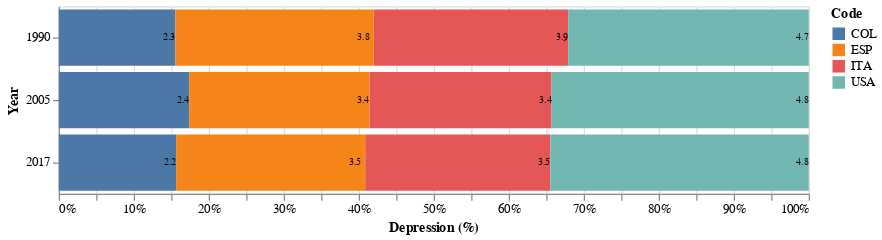

Notebook cell for this chart:
### Code cell
bars = alt.Chart(df_mhd_countries2).mark_bar().encode(
    x=alt.X('Depression (%):Q',
            stack = "normalize"),
    y=alt.Y('Year:N'),
    color=alt.Color('Code')
)
text = alt.Chart(df_mhd_countries2).mark_text(dx=-5, dy=0, color='black',size = 8).encode(
    x=alt.X('Depression (%):Q',
            stack='normalize'),
    y=alt.Y('Year:N'),
    detail='Code:N',
    text=alt.Text('Depression (%):Q', format='.1f')
)
chart = bars + text
chart.properties(
    width=600,
    height=150
)

### Figure 1 — Vega-Lite specification as saved in the notebook (floating-point values rounded to 4 significant figures)
{"config": {"view": {"continuousWidth": 400, "continuousHeight": 300}}, "layer": [{"mark": "bar", "encoding": {"color": {"field": "Code", "type": "nominal"}, "x": {"field": "Depression (%)", "stack": "normalize", "type": "quantitative"}, "y": {"field": "Year", "type": "nominal"}}}, {"mark": {"type": "text", "color": "black", "dx": -5, "dy": 0, "size": 8}, "encoding": {"detail": {"field": "Code", "type": "nominal"}, "text": {"field": "Depression (%)", "format": ".1f", "type": "quantitative"}, "x": {"field": "Depression (%)", "stack": "normalize", "type": "quantitative"}, "y": {"field": "Year", "type": "nominal"}}}], "data": {"name": "data-e408ff042ed70b7bd2c40ff7d31c343b"}, "height": 150, "width": 600, "$schema": "https://vega.github.io/schema/vega-lite/v4.17.0.json", "datasets": {"data-e408ff042ed70b7bd2c40ff7d31c343b": [{"Entity": "Colombia", "Code": "COL", "Year": 1990, "Schizophrenia (%)": 0.198, "Bipolar disorder (%)": 0.7492, "Eating disorders (%)": 0.2098, "Anxiety disorders (%)": 2.618, "Drug use disorders (%)": 0.9484, "Depression (%)": 2.268, "Alcohol use disorders (%)": 1.409}, {"Entity": "Colombia", "Code": "COL", "Year": 2005, "Schizophrenia (%)": 0.2004, "Bipolar disorder (%)": 0.7551, "Eating disorders (%)": 0.2218, "Anxiety disorders (%)": 2.725, "Drug use disorders (%)": 1.034, "Depression (%)": 2.429, "Alcohol use disorders (%)": 1.602}, {"Entity": "Colombia", "Code": "COL", "Year": 2017, "Schizophrenia (%)": 0.2072, "Bipolar disorder (%)": 0.7689, "Eating disorders (%)": 0.2603, "Anxiety disorders (%)": 2.515, "Drug use disorders (%)": 1.076, "Depression (%)": 2.196, "Alcohol use disorders (%)": 1.759}, {"Entity": "Italy", "Code": "ITA", "Year": 1990, "Schizophrenia (%)": 0.2349, "Bipolar disorder (%)": 0.9461, "Eating disorders (%)": 0.5857, "Anxiety disorders (%)": 5.728, "Drug use disorders (%)": 1.247, "Depression (%)": 3.782, "Alcohol use disorders (%)": 0.4584}, {"Entity": "Italy", "Code": "ITA", "Year": 2005, "Schizophrenia (%)": 0.2365, "Bipolar disorder (%)": 0.9446, "Eating disorders (%)": 0.6381, "Anxiety disorders (%)": 5.367, "Drug use disorders (%)": 1.476, "Depression (%)": 3.392, "Alcohol use disorders (%)": 0.4514}, {"Entity": "Italy", "Code": "ITA", "Year": 2017, "Schizophrenia (%)": 0.2362, "Bipolar disorder (%)": 0.9463, "Eating disorders (%)": 0.6268, "Anxiety disorders (%)": 5.626, "Drug use disorders (%)": 1.148, "Depression (%)": 3.464, "Alcohol use disorders (%)": 0.4629}, {"Entity": "Spain", "Code": "ESP", "Year": 1990, "Schizophrenia (%)": 0.2795, "Bipolar disorder (%)": 0.9556, "Eating disorders (%)": 0.5744, "Anxiety disorders (%)": 5.071, "Drug use disorders (%)": 1.164, "Depression (%)": 3.858, "Alcohol use disorders (%)": 0.822}, {"Entity": "Spain", "Code": "ESP", "Year": 2005, "Schizophrenia (%)": 0.2805, "Bipolar disorder (%)": 0.9782, "Eating disorders (%)": 0.6705, "Anxiety disorders (%)": 5.076, "Drug use disorders (%)": 1.428, "Depression (%)": 3.359, "Alcohol use disorders (%)": 0.8387}, {"Entity": "Spain", "Code": "ESP", "Year": 2017, "Schizophrenia (%)": 0.2815, "Bipolar disorder (%)": 0.9769, "Eating disorders (%)": 0.7306, "Anxiety disorders (%)": 5.28, "Drug use disorders (%)": 1.469, "Depression (%)": 3.538, "Alcohol use disorders (%)": 0.885}, {"Entity": "United States", "Code": "USA", "Year": 1990, "Schizophrenia (%)": 0.3409, "Bipolar disorder (%)": 0.6537, "Eating disorders (%)": 0.4687, "Anxiety disorders (%)": 6.577, "Drug use disorders (%)": 2.368, "Depression (%)": 4.678, "Alcohol use disorders (%)": 2.174}, {"Entity": "United States", "Code": "USA", "Year": 2005, "Schizophrenia (%)": 0.3414, "Bipolar disorder (%)": 0.6542, "Eating disorders (%)": 0.5312, "Anxiety disorders (%)": 6.965, "Drug use disorders (%)": 2.999, "Depression (%)": 4.791, "Alcohol use disorders (%)": 2.07}, {"Entity": "United States", "Code": "USA", "Year": 2017, "Schizophrenia (%)": 0.3339, "Bipolar disorder (%)": 0.6512, "Eating disorders (%)": 0.5128, "Anxiety disorders (%)": 6.635, "Drug use disorders (%)": 3.452, "Depression (%)": 4.836, "Alcohol use disorders (%)": 2.04}]}}
